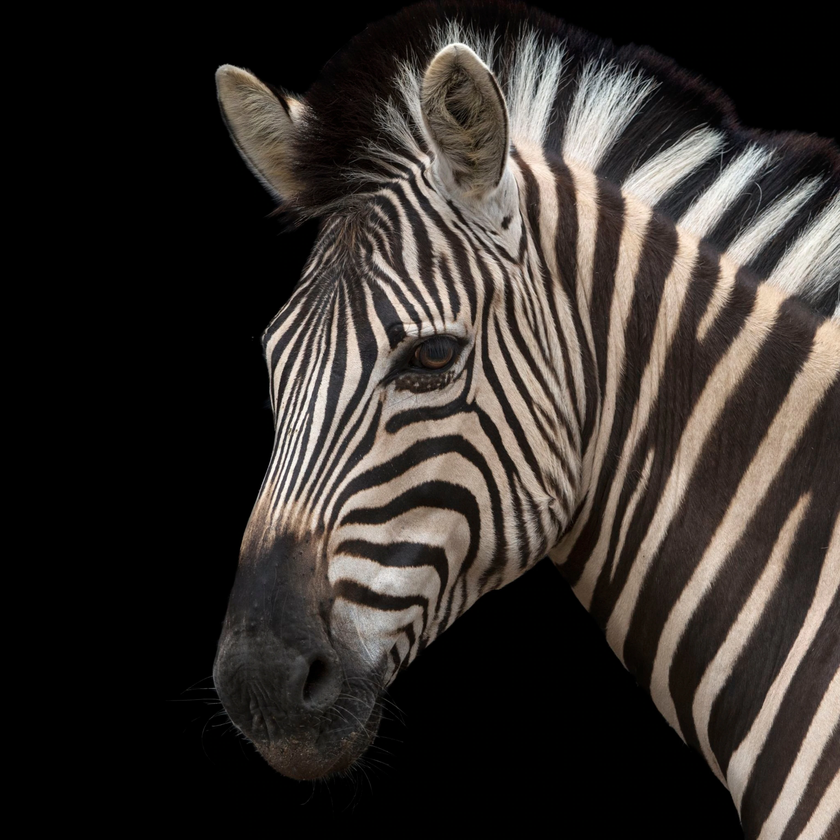
#> input picture resources/images/zebra.png, 840 x 840 px, shrunk from 3072 x 3072 before the run, found by its file name
$ python ascii_edge.py   (older library calls are emulated)
#> lines starting #> are read from the running program, lines starting #| are printed output that depends on the picture; after the words box and inside, x2 and y2 are one past the last pixel; in counts of white or black regions, pixels touching at a corner belong together
from PIL import Image, ImageFont, ImageDraw
import numpy as np
import cv2
import string

img_path = "./data/zebra.png"
kernel_size = 5

chars = " .,<>[]()\\!|/[]"
charsTest = "?{|"


def getCharImages(chars, font_path=None):
    font_path = font_path or "./fonts/SFMono-Medium.otf"
    try:
        font = ImageFont.truetype(font_path, size=200)
        font_size = font.getsize(string.printable)[1]
    except IOError:
        font = ImageFont.load_default()
        font_size = font.getsize(string.printable)[1]
        print("Warning: Could not use chosen font. Using default.")

    charImgs = []
    for char in chars:
        # init image
        char_w = font.getsize(char)[0]
        char_h = font_size
        image = Image.new("L", (char_w, char_h), color=0)

        # draw text to image
        draw = ImageDraw.Draw(image)
        draw.text((0, 0), char, fill=1, font=font, spacing=0)

        # convert image to np array
        charImgs.append(np.array(image))

    return np.array(charImgs)


def detectEdges():
    img = cv2.imread(img_path, 0)
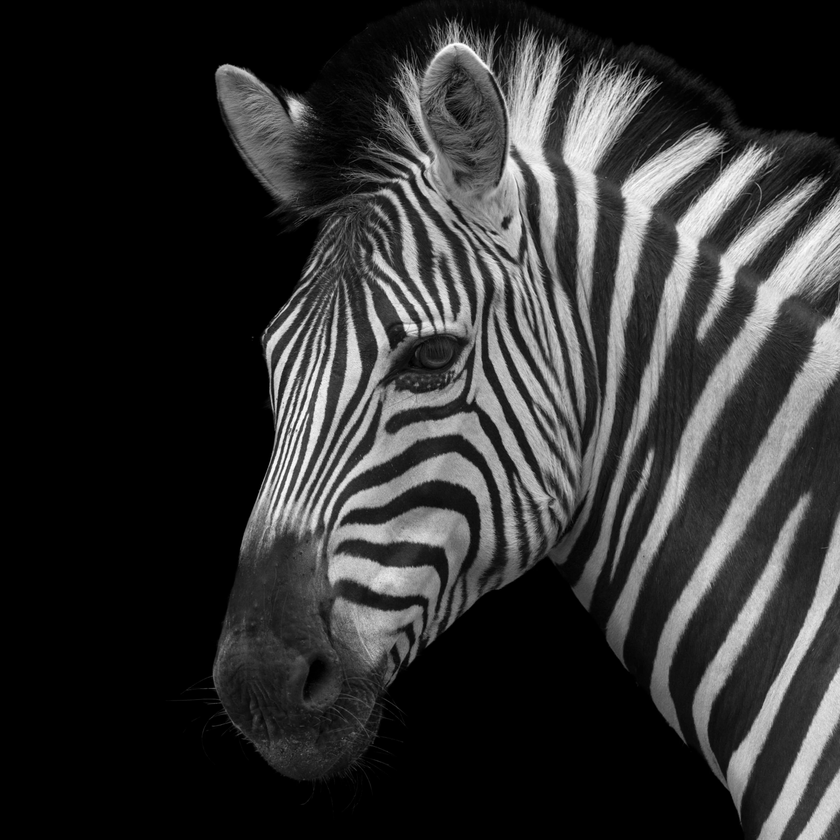
#> img: shape (840, 840); min 0, max 255, mean 48.8

    blur_img = cv2.GaussianBlur(img, (kernel_size, kernel_size), 0)
    sobel_img = cv2.Sobel(
        src=blur_img, ddepth=cv2.CV_64F, dx=1, dy=1, ksize=3
    )  # Combined X and Y Sobel Edge Detection
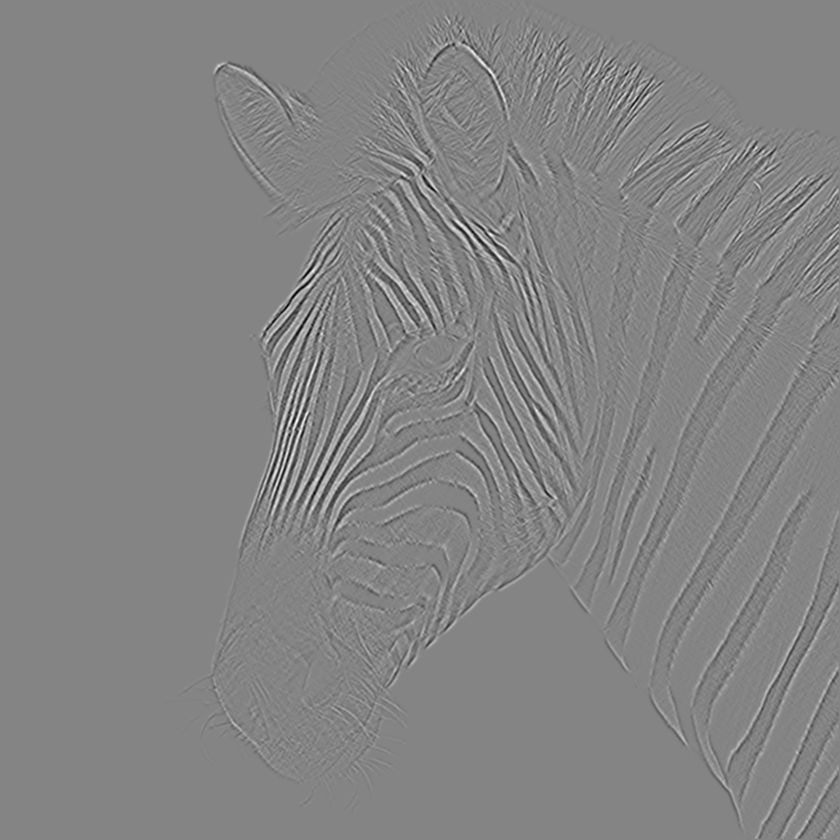
#> sobel_img: shape (840, 840) float64; min -87, max 81, mean 0; drawn with min black and max white

    cv2.imshow("OpenCV Image Reading", sobel_img)
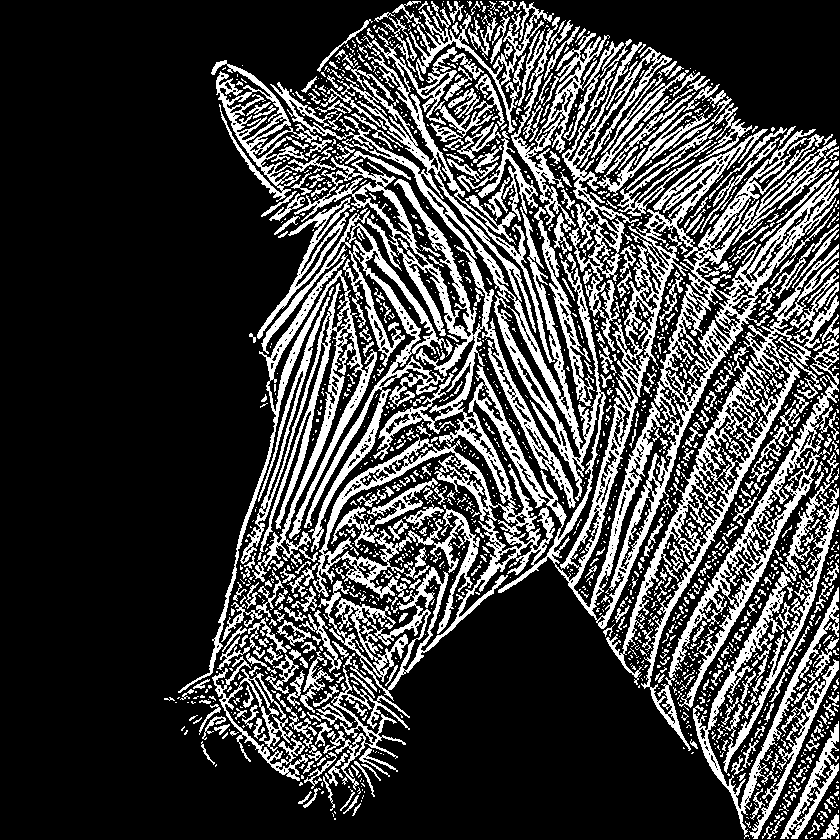
#> window 'OpenCV Image Reading': shape (840, 840); 25.7% white; 1932 white regions (1486 under 20 px), largest, box (x1, y1, x2, y2) and area: (261, 17, 839, 701) 68947, (606, 244, 839, 751) 17377, (178, 254, 377, 693) 11204
    cv2.waitKey(0)


detectEdges()

$ run again, with resources/images/eyes-chroma.png copied over resources/images/zebra.png
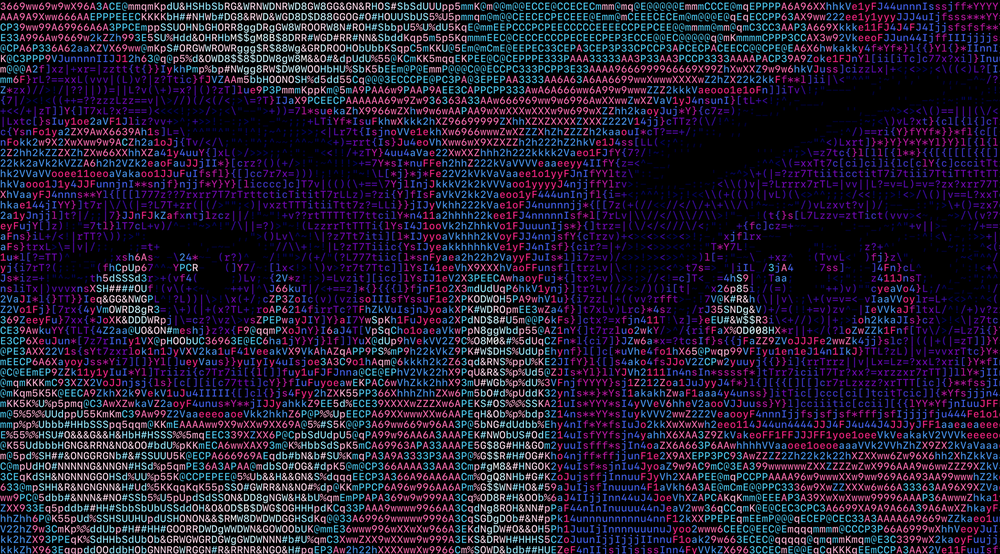
#> input picture resources/images/eyes-chroma.png, 1000 x 554 px, shrunk from 1920 x 1063 before the run, found by its file name
#> in detectEdges, `sobel_img = cv2.Sobel( src=blur_img, ddepth=cv2.CV_64F, dx=1, dy=1, ks..`:
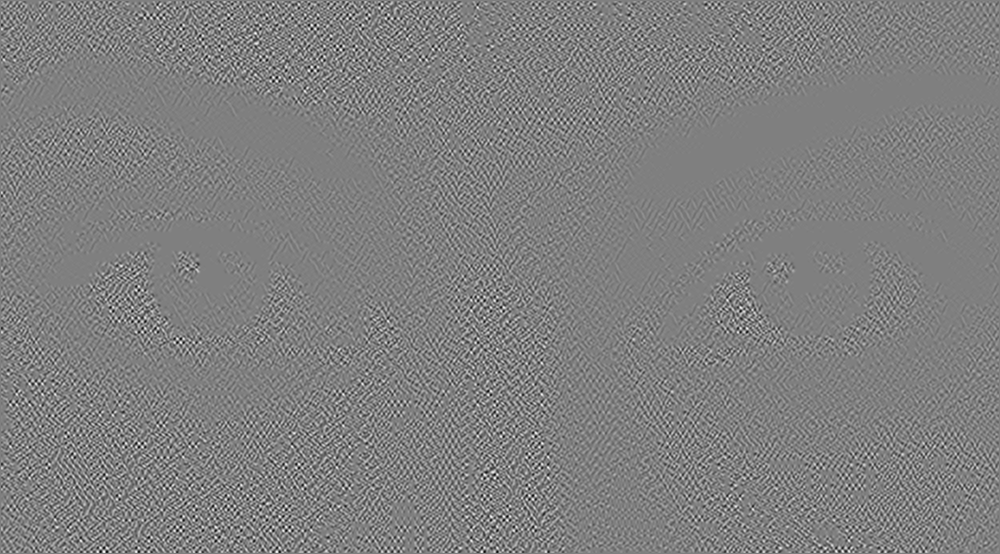
#> sobel_img: shape (554, 1000) float64; min -85, max 85, mean 0; drawn with min black and max white
#> in detectEdges, `cv2.imshow("OpenCV Image Reading", sobel_img)`:
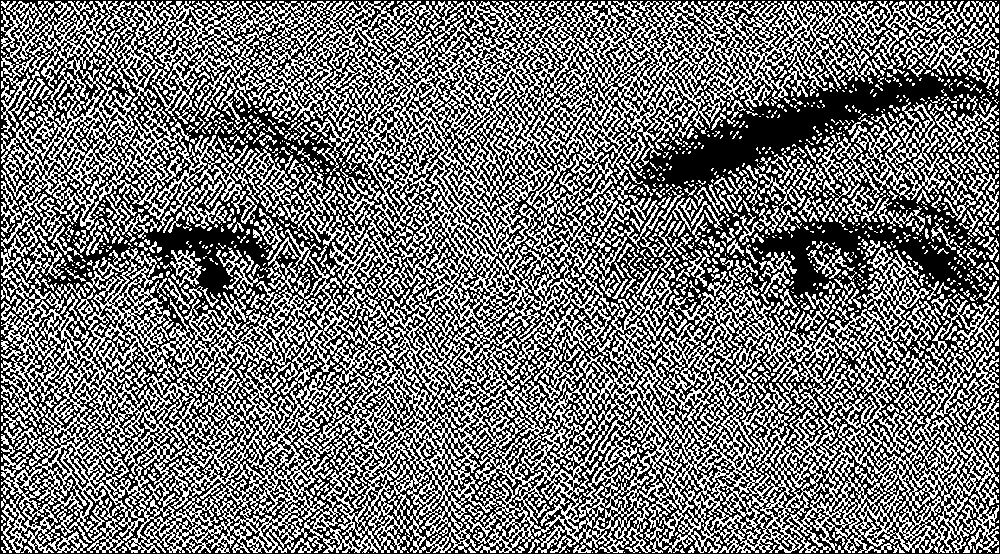
#> window 'OpenCV Image Reading': shape (554, 1000); 44.8% white in thin lines or dots
